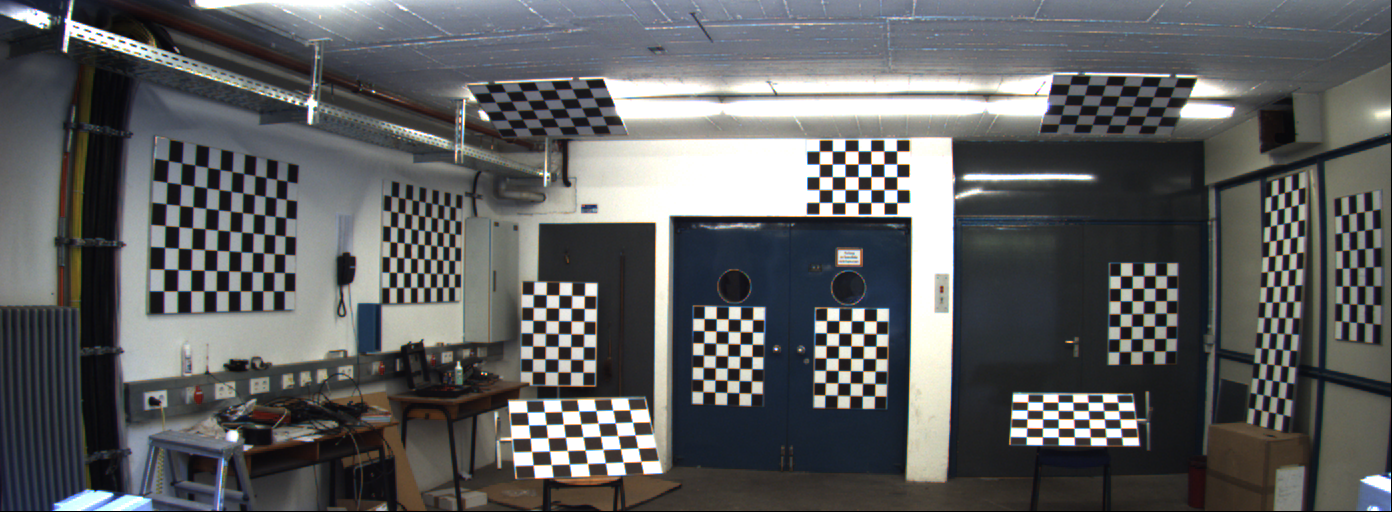
#> input picture data/calib/image_02/data/0000000000.png, 1392 x 512 px
$ jupyter execute --allow-errors calibration_undistortion.ipynb   (older library calls are emulated)
#> lines starting #> are read from the running program, lines starting #| are printed output that depends on the picture
# Final Project - camera calibration and undistortion

[cell 1]
import numpy as np
import cv2
import glob
import matplotlib.pyplot as plt

[cell 2]
def onlyOneChessboard(grayImage,type,n):
    """
    Args:
    grayImage (ndarray): grayscale of current image,
    type (int): number indicating type if checkerboard
    n (int): number indicating number of checkerboard of current type

    Returns:
        image: the checkerboard to look at
    """

    address = 'templates/' + str(type) + '_board_' + str(n) + '.png'
    template = cv2.imread(address)
    template = template[...,0]
    res = cv2.matchTemplate(grayImage, template, cv2.TM_CCORR_NORMED)

    _, _, _, maxLoc = cv2.minMaxLoc(res)
    topLeft = maxLoc
    bottomRight = (topLeft[0] + template.shape[1], topLeft[1] + template.shape[0])

    oneChessboard = grayImage
    oneChessboard[0:topLeft[1],...] = 125
    oneChessboard[...,0:topLeft[0]] = 125
    oneChessboard[bottomRight[1]:grayImage.shape[0],...] = 125
    oneChessboard[...,bottomRight[0]:grayImage.shape[1]] = 125

    return oneChessboard

[cell 3]
# [17 lines left out: function calculateError, not called in this run]

[cell 4]
def findMultipleChessCorners(nb_horizontal, nb_vertical, nb_board, type, leftImg, rightImg, objpoints,
                             leftImgPoints, rightImgPoints, time=0, squareSize=100):
    """Function finding chessboard corners of multiple checkerboards
    Args:
        nb_horizontal (int): number of horizontal corners
        nb_vertical (int): number of vertical corners
        nb_board (int): board type number
        type (int): board type
        leftImg (ndarray): left image
        rightImg (ndarray): right image
        objpoints (list): list of object points
        leftImgPoints (list): list of left image points
        rightImgPoints (list): list of right image points
        time (int, optional): time to display the found corners. Defaults to 0.
        squareSize (int, optional): size of the checkerboard squares (in mm). Defaults to 100.

    Returns:
        objpoints, leftImgPoints, rightImgPoints (list, list, list):
                            list of object points and two lists of image points
    """
    leftWithCorners = leftImg
    rightWithCornes = rightImg
    leftGray = cv2.cvtColor(leftImg, cv2.COLOR_BGR2GRAY)
    rightGray = cv2.cvtColor(rightImg, cv2.COLOR_BGR2GRAY)
    criteria = (cv2.TERM_CRITERIA_EPS + cv2.TERM_CRITERIA_MAX_ITER, 30, 0.001)

    for i in range(1,nb_board):
        objp = np.zeros((nb_horizontal*nb_vertical,3), np.float32)
        objp[:,:2] = np.mgrid[0:nb_horizontal,0:nb_vertical].T.reshape(-1,2)
        objp = objp * squareSize        # Coordinates of the squares in the real world (mm)
        # Apply a template to look only at one specific chessboard
        currentLeftGray = onlyOneChessboard(leftGray,type,i)
        currentRightGray = onlyOneChessboard(rightGray,type,i)
        leftGray = cv2.cvtColor(leftImg, cv2.COLOR_BGR2GRAY)
        rightGray = cv2.cvtColor(rightImg, cv2.COLOR_BGR2GRAY)

        leftRet, leftCorners = cv2.findChessboardCornersSB(currentLeftGray, (nb_horizontal,nb_vertical),
                                                         flags=cv2.CALIB_CB_EXHAUSTIVE)
        rightRet, rightCorners = cv2.findChessboardCornersSB(currentRightGray, (nb_horizontal,nb_vertical),
                                                            flags=cv2.CALIB_CB_EXHAUSTIVE)

        # If found in both frames, add object points + image points (after refining them)
        if leftRet and rightRet:
            objpoints.append(objp)
            leftCorners = cv2.cornerSubPix(currentLeftGray,leftCorners,(5,5),(-1,-1),criteria)
            rightCorners = cv2.cornerSubPix(currentRightGray,rightCorners,(5,5),(-1,-1),criteria)
            leftImgPoints.append(leftCorners)
            rightImgPoints.append(rightCorners)

            # Draw and display the corners if wanted
            if time != 0:
                leftWithCorners = cv2.drawChessboardCorners(leftWithCorners, (nb_horizontal,nb_vertical),
                                                            leftCorners,leftRet)
                rightWithCornes = cv2.drawChessboardCorners(rightWithCornes, (nb_horizontal,nb_vertical),
                                                            rightCorners,rightRet)
                # Show both images, left on top of right
                both = np.concatenate((leftWithCorners, rightWithCornes), axis=0)
                cv2.imshow('Corners', both)
                cv2.waitKey(time)

    return objpoints, leftImgPoints, rightImgPoints

[cell 5]
def findAllChessCorners(leftImgs, rightImgs, time=0):
    """Function looping through all the left and right images and finding the
    corners of all the checkerboards

    Args:
        leftImgs (glob): glob pointing to the left images
        rightImgs (glob): glob pointing to the right images
        time (int, optional): time to display the found corners. Defaults to 0.

    Returns:
        objpoints (list): list of all the object points
        leftImgPoints (list): list of all the left image points
        rightImgPoints (list): list of all the right image points
    """
#> called with time = 10
    objpoints = [] # 3d point in real world space
    leftImgPoints = []
    rightImgPoints = [] # 2d points in image plane.

    for fname1, fname2 in zip(leftImgs, rightImgs):
        leftImg = cv2.imread(fname1)
#> leftImg is the input picture: shape (512, 1392, 3); mean B, G, R 95.6, 95, 93.8
        rightImg = cv2.imread(fname2)
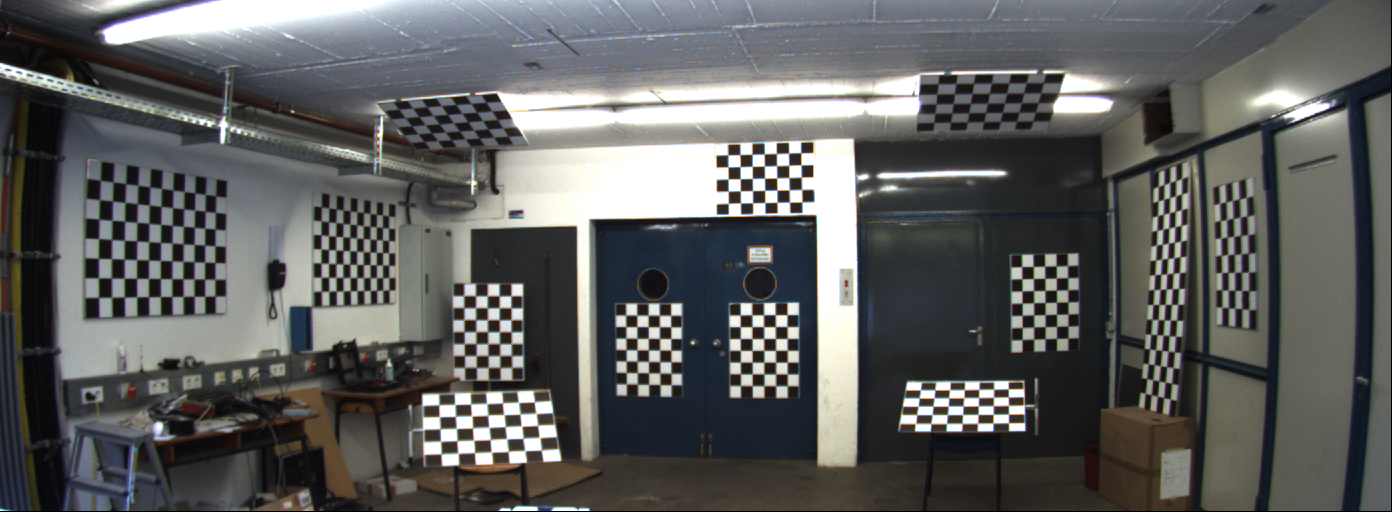
#> input picture data/calib/image_03/data/0000000000.png, 1392 x 512 px
#> rightImg is the input picture: shape (512, 1392, 3); mean B, G, R 94.4, 95.3, 94.4

        # Find the chess board corners for the boards with shape (7,5)
        nb_horizontal = 7
        nb_vertical = 5

        findMultipleChessCorners(nb_horizontal, nb_vertical,
                                     6, 1, leftImg, rightImg, objpoints,
                                     leftImgPoints, rightImgPoints, time)
#> in findMultipleChessCorners, `leftGray = cv2.cvtColor(leftImg, cv2.COLOR_BGR2GRAY)`:
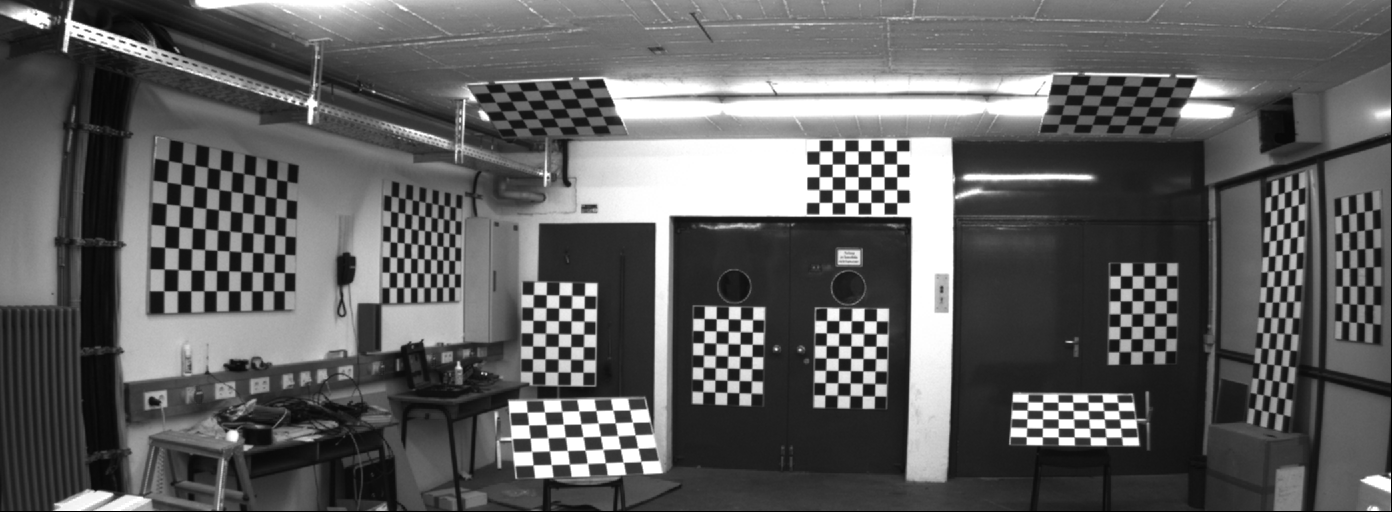
#> leftGray: shape (512, 1392); min 0, max 255, mean 94.7
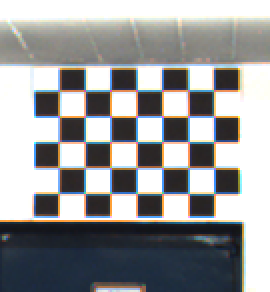
#> input picture data/templates/1_board_1.png, 135 x 146 px, found by its file name (shown 2 times larger)
#> in onlyOneChessboard, template is the input picture: shape (146, 135, 3); mean B, G, R 153.9, 153.1, 152.1
#> in onlyOneChessboard, `template = template[...,0]`:
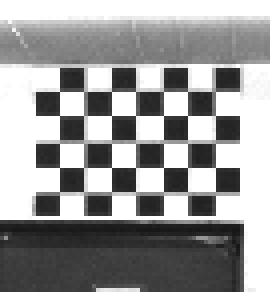
#> template: shape (146, 135) (shown 2 times larger); min 23, max 255, mean 153.9
#> in onlyOneChessboard, `res = cv2.matchTemplate(grayImage, template, cv2.TM_CCORR_NORMED)`:
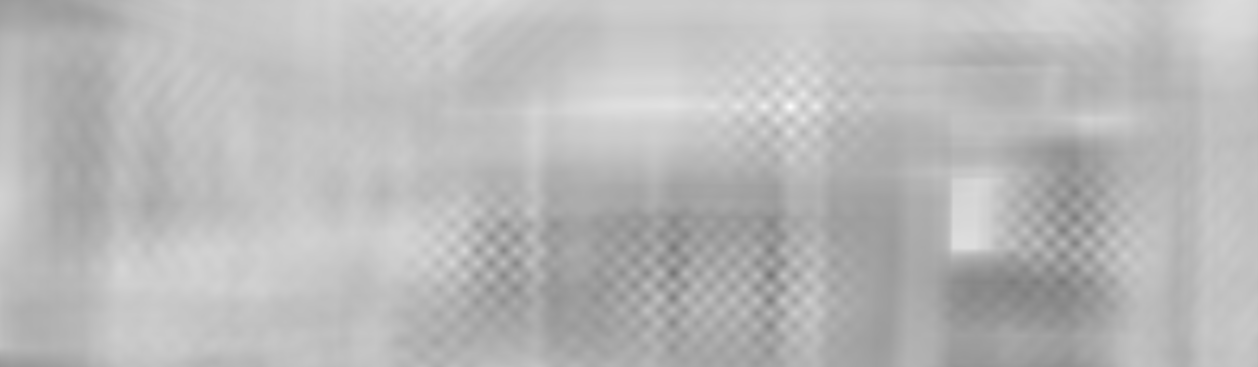
#> res: shape (367, 1258) float32; min 0.463, max 0.989, mean 0.726
#> in onlyOneChessboard, `_, _, _, maxLoc = cv2.minMaxLoc(res)`: maxLoc = (790, 106)
#> in onlyOneChessboard, `bottomRight = (topLeft[0] + template.shape[1], topLeft[1] + template.s..`: bottomRight = (925, 252)
#> in onlyOneChessboard, `oneChessboard[...,bottomRight[0]:grayImage.shape[1]] = 125`:
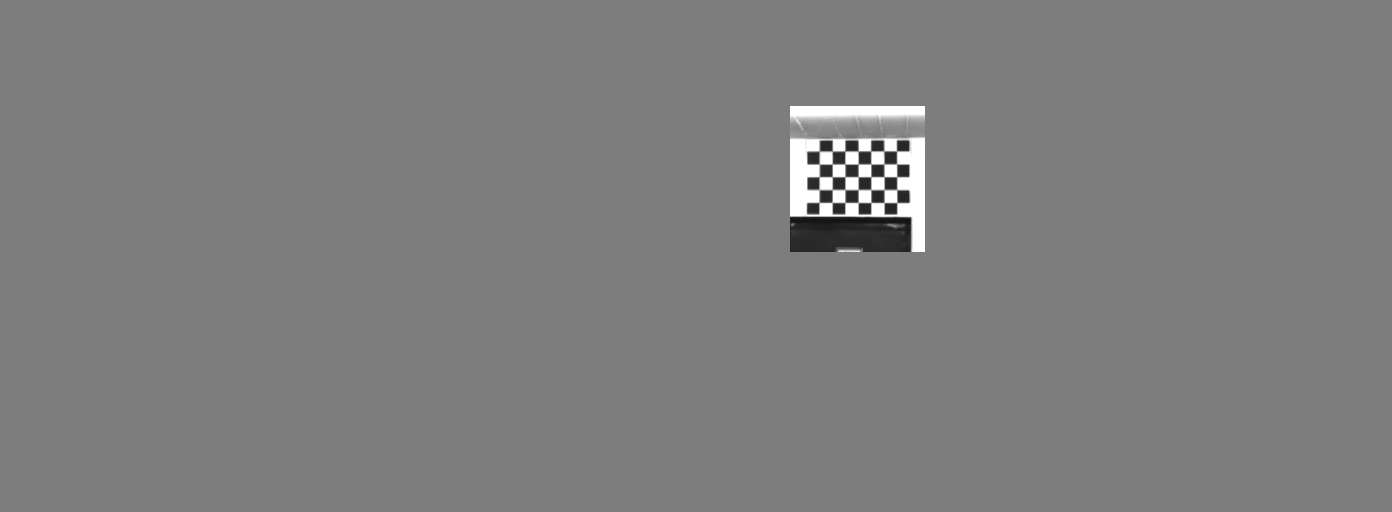
#> oneChessboard: shape (512, 1392); min 19, max 255, mean 125.8
#> call 2 of onlyOneChessboard, with type = 1, n = 1
#> in onlyOneChessboard (call 2), `res = cv2.matchTemplate(grayImage, template, cv2.TM_CCORR_NORMED)`:
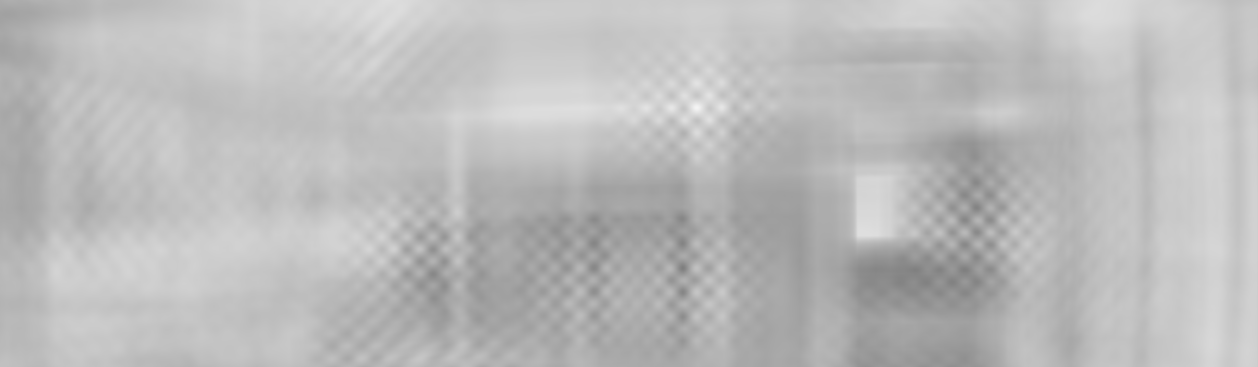
#> res: shape (367, 1258) float32; min 0.501, max 0.959, mean 0.735
#> in onlyOneChessboard (call 2), `_, _, _, maxLoc = cv2.minMaxLoc(res)`: maxLoc = (696, 107)
#> in onlyOneChessboard (call 2), `bottomRight = (topLeft[0] + template.shape[1], topLeft[1] + template.s..`: bottomRight = (831, 253)
#> in onlyOneChessboard (call 2), `oneChessboard[...,bottomRight[0]:grayImage.shape[1]] = 125`:
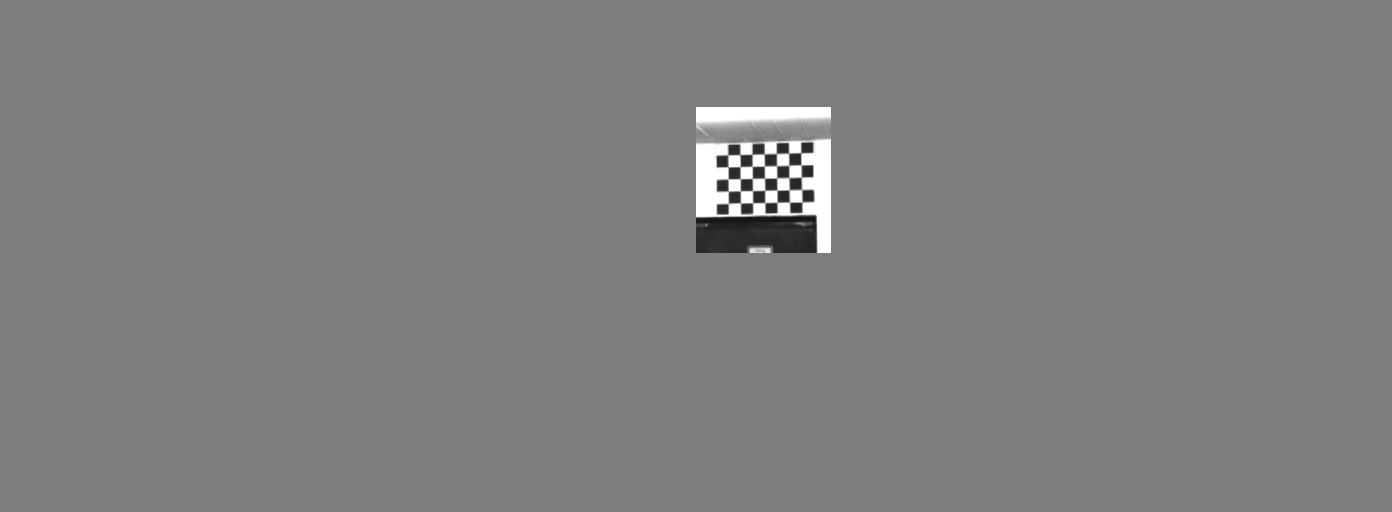
#> oneChessboard: shape (512, 1392); min 20, max 255, mean 125.9
#> in findMultipleChessCorners, `leftRet, leftCorners = cv2.findChessboardCornersSB(currentLeftGray, (n..`: leftRet = True; leftCorners = 35 rows, first 8: [819.3, 151.2], [832.2, 151.1], [845, 151.1], [858.1, 151], [870.8, 151], [883.8, 151], [896.5, 151], [819.3, 164.1]
#> in findMultipleChessCorners, `rightRet, rightCorners = cv2.findChessboardCornersSB(currentRightGray,..`: rightRet = True; rightCorners = 35 rows, first 8: [727.8, 154.9], [740, 154.6], [752, 154.2], [764.2, 153.9], [776.4, 153.5], [788.7, 153.1], [800.8, 152.7], [728, 166.9]
#> in findMultipleChessCorners, `leftCorners = cv2.cornerSubPix(currentLeftGray,leftCorners,(5,5),(-1,-..`: leftCorners = 35 rows, first 8: [819.3, 151.1], [832.2, 151.1], [844.9, 151], [858.1, 150.9], [870.7, 151], [883.8, 150.9], [896.5, 150.9], [819.3, 164.1]
#> in findMultipleChessCorners, `rightCorners = cv2.cornerSubPix(currentRightGray,rightCorners,(5,5),(-..`: rightCorners = 35 rows, first 8: [727.8, 154.8], [739.9, 154.6], [752.1, 154.3], [764.2, 153.9], [776.4, 153.5], [788.6, 153.1], [800.8, 152.7], [728, 166.8]
#> in findMultipleChessCorners, `both = np.concatenate((leftWithCorners, rightWithCornes), axis=0)`:
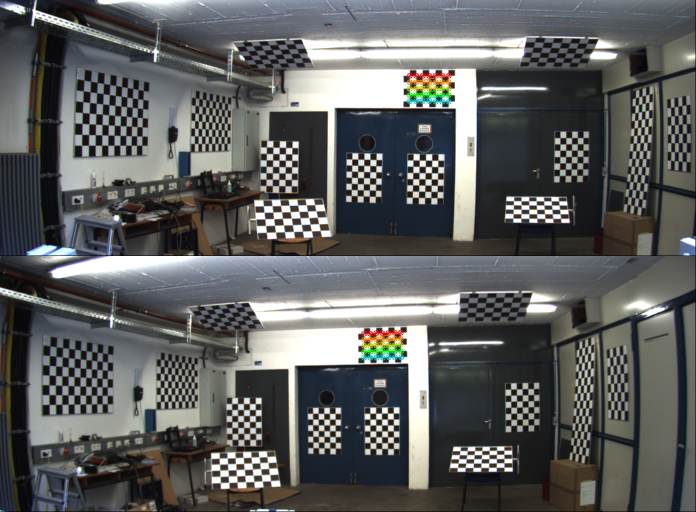
#> both: shape (1024, 1392, 3) (shown at 1/2 size); mean B, G, R 94.6, 95.2, 94.1

        # Find the chess board corners for the boards with shape (5,7)
        nb_horizontal = 5
        nb_vertical = 7

        findMultipleChessCorners(nb_horizontal, nb_vertical,
                                     6, 2, leftImg, rightImg, objpoints,
                                     leftImgPoints, rightImgPoints, time)
        # Find the chess board corners for the boards with shape (11,7)
        nb_horizontal = 11
        nb_vertical = 7

        findMultipleChessCorners(nb_horizontal, nb_vertical,
                                     3, 3, leftImg, rightImg, objpoints,
                                     leftImgPoints, rightImgPoints, time)
        # Find the chess board corners for the board with shape (5,15)
        nb_horizontal = 5
        nb_vertical = 15

        findMultipleChessCorners(nb_horizontal, nb_vertical,
                                     2, 4, leftImg, rightImg, objpoints,
                                     leftImgPoints, rightImgPoints, time)
    if time != 0:
        cv2.destroyAllWindows()
    return objpoints, leftImgPoints, rightImgPoints

[cell 6]
# [16 lines left out: function undistortAll, not called in this run]

[cell 7]
# Load the left and right images
leftImgs = glob.glob("final_project_data/calib/image_02/data/*.png", recursive=True)
rightImgs = glob.glob("final_project_data/calib/image_03/data/*.png", recursive=True)

#> (a cell that did not finish here is left out)

[cell 9]
#NOTE: this takes a while to run (~2.5 minutes)
# Getting left camera matrix and distortion coefficients
leftGray = cv2.imread('final_project_data/calib/image_02/data/0000000000.png', cv2.IMREAD_GRAYSCALE)
#> leftGray: shape (512, 1392); min 0, max 255, mean 94.2
h, w = leftGray.shape[:2]
#> h = 512; w = 1392
#> (the rest of this cell did not finish here and is left out)

[cell 10]
#NOTE: this takes a while to run (~2.5 minutes)
# Getting right camera matrix
rightGray = cv2.imread('final_project_data/calib/image_03/data/0000000000.png', cv2.IMREAD_GRAYSCALE)
#> rightGray: shape (512, 1392); min 0, max 255, mean 94.5
h, w = rightGray.shape[:2]
#> (the rest of this cell did not finish here and is left out)
